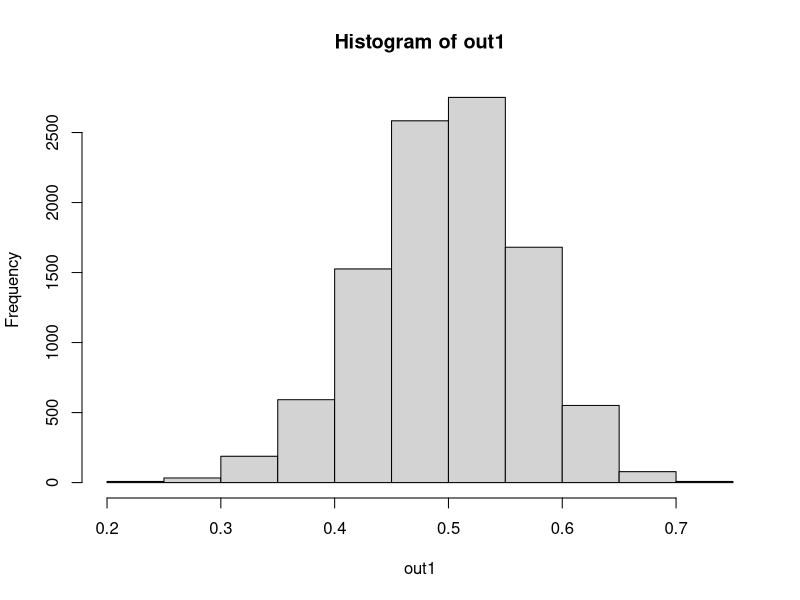

R code for this plot: (Note: this script raises an error after producing the figure.)
# If not installed, install the package e1071
# Select a CRAN Mirror when a dialog box opens
#install.packages('e1071')

# Run this line just one in an R session
#library(e1071)

# sampling distribution of r, the correlation coefficient
samplesize <- 120

#this is the sample size for each correlation
size.r <- .5

#this is the parameter, rho
numbersamples <- 10000

# this is the number of samples in the empirical sampling distribution
# lines above are setup to run the simulation
out1 <- 1:numbersamples
for (i in 1:numbersamples){
theta <- rnorm(samplesize,0,1)
e1 <- rnorm(samplesize,0,1)
e2 <- rnorm(samplesize,0,1)
weight <- sqrt(size.r)
x <- weight*theta+e1*sqrt(1-size.r)
y <- weight*theta+e2*sqrt(1-size.r)
out1[i] <- cor(x,y)
}

# out1 has the sampled correlatins
summary(out1)
sd(out1)
hist(out1)
skewness(out1)

# You can also screen skewness with a boxplot() function.
#boxplot(out1)